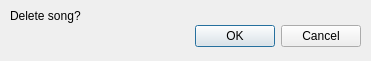
<?xml version="1.0" encoding="UTF-8"?>
<ui version="4.0">
 <class>DelOrActSong</class>
 <widget class="QDialog" name="DelOrActSong">
  <property name="geometry">
   <rect>
    <x>0</x>
    <y>0</y>
    <width>371</width>
    <height>61</height>
   </rect>
  </property>
  <property name="windowTitle">
   <string>Dialog</string>
  </property>
  <widget class="QDialogButtonBox" name="b_ok">
   <property name="geometry">
    <rect>
     <x>20</x>
     <y>20</y>
     <width>341</width>
     <height>32</height>
    </rect>
   </property>
   <property name="orientation">
    <enum>Qt::Horizontal</enum>
   </property>
   <property name="standardButtons">
    <set>QDialogButtonBox::Cancel|QDialogButtonBox::Ok</set>
   </property>
  </widget>
  <widget class="QLabel" name="label">
   <property name="geometry">
    <rect>
     <x>10</x>
     <y>0</y>
     <width>91</width>
     <height>31</height>
    </rect>
   </property>
   <property name="text">
    <string>Delete song?</string>
   </property>
  </widget>
 </widget>
 <resources/>
 <connections>
  <connection>
   <sender>b_ok</sender>
   <signal>accepted()</signal>
   <receiver>DelOrActSong</receiver>
   <slot>accept()</slot>
   <hints>
    <hint type="sourcelabel">
     <x>248</x>
     <y>254</y>
    </hint>
    <hint type="destinationlabel">
     <x>157</x>
     <y>274</y>
    </hint>
   </hints>
  </connection>
  <connection>
   <sender>b_ok</sender>
   <signal>rejected()</signal>
   <receiver>DelOrActSong</receiver>
   <slot>reject()</slot>
   <hints>
    <hint type="sourcelabel">
     <x>316</x>
     <y>260</y>
    </hint>
    <hint type="destinationlabel">
     <x>286</x>
     <y>274</y>
    </hint>
   </hints>
  </connection>
 </connections>
</ui>
